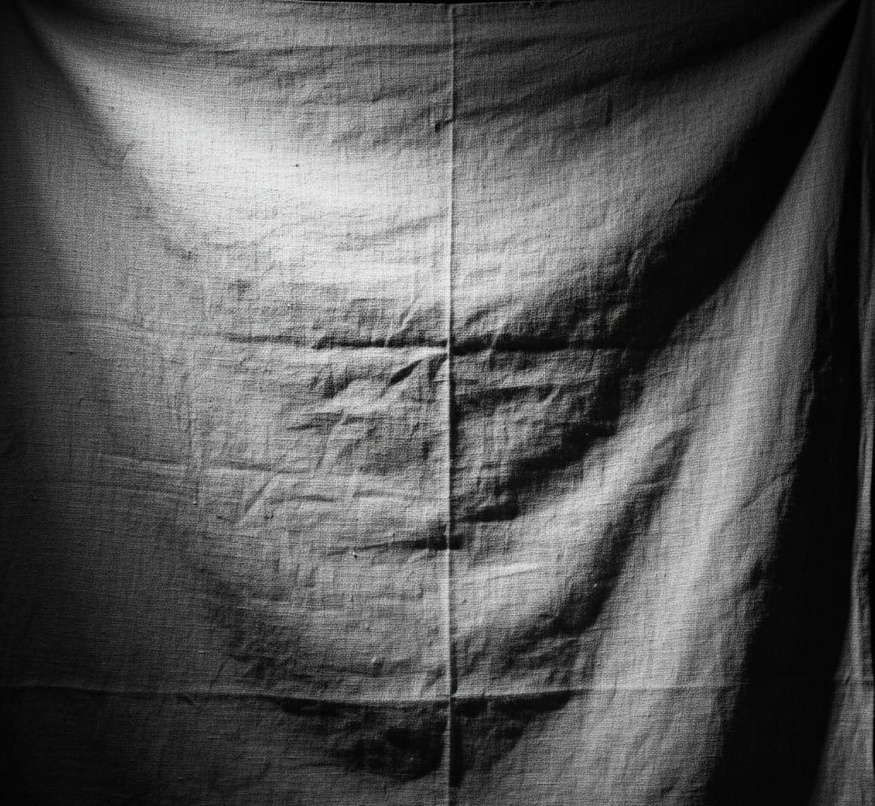
#> input picture images/texture_input.jpeg, 875 x 806 px, shrunk from 1024 x 943 before the run, found by its file name
$ python homomorphic_grayscale.py
#> lines starting #> are read from the running program, lines starting #| are printed output that depends on the picture
"""
homomorphic_grayscale.py
------------------------
Author       : Navyashree N
Description  : Homomorphic Filtering for Illumination-Invariant Texture Recovery
               This script processes a single grayscale image of a textured surface
               and separates the illumination (low frequency) and reflectance (high frequency)
               components using frequency-domain techniques. Manual and FFT implementations are included.
"""

import numpy as np
from PIL import Image
import matplotlib.pyplot as plt

class HomomorphicTextureRecovery:
    """
    Homomorphic filtering for grayscale images.
    Separates illumination (L) and reflectance (R) from an observed image I = R * L.
    Supports manual DFT (educational) and FFT (practical) methods.
    """

    def __init__(self, cutoff_frequency=30, filter_order=2):
        """
        Initialize filter parameters
        :param cutoff_frequency: D0, cutoff for Butterworth filter
        :param filter_order: n, order of Butterworth filter (sharpness)
        """
        self.D0 = cutoff_frequency
        self.n = filter_order

    # ================= Manual DFT (Educational) =================
    def compute_2d_dft_manual(self, image):
        """
        Compute 2D Discrete Fourier Transform manually
        Complexity: O(M^2 N^2), use only for small images
        """
        M, N = image.shape
        F = np.zeros((M, N), dtype=complex)
        for u in range(M):
            for v in range(N):
                sum_val = 0.0 + 0.0j
                for x in range(M):
                    for y in range(N):
                        angle = -2 * np.pi * (u * x / M + v * y / N)
                        sum_val += image[x, y] * np.exp(1j * angle)
                F[u, v] = sum_val
        return F

    def compute_2d_idft_manual(self, F):
        """
        Compute 2D Inverse Discrete Fourier Transform manually
        """
        M, N = F.shape
        image = np.zeros((M, N), dtype=complex)
        for x in range(M):
            for y in range(N):
                sum_val = 0.0 + 0.0j
                for u in range(M):
                    for v in range(N):
                        angle = 2 * np.pi * (u * x / M + v * y / N)
                        sum_val += F[u, v] * np.exp(1j * angle)
                image[x, y] = sum_val
        return image / (M * N)

    # ================= FFT (Practical) =================
    def compute_2d_fft(self, image):
        """Compute 2D FFT using numpy (fast)"""
        return np.fft.fft2(image)

    def compute_2d_ifft(self, F):
        """Compute inverse FFT"""
        return np.fft.ifft2(F)

    # ================= Filter Creation =================
    def create_butterworth_highpass(self, shape):
        """Create Butterworth high-pass filter"""
        rows, cols = shape
        center_row, center_col = rows // 2, cols // 2
        H = np.zeros((rows, cols), dtype=float)
        for u in range(rows):
            for v in range(cols):
                D = np.sqrt((u - center_row) ** 2 + (v - center_col) ** 2)
                if D == 0:
                    D = 1e-10  # Avoid division by zero
                H[u, v] = 1 / (1 + (self.D0 / D) ** (2 * self.n))
        return H

    def create_butterworth_lowpass(self, shape):
        """Create Butterworth low-pass filter"""
        rows, cols = shape
        center_row, center_col = rows // 2, cols // 2
        H = np.zeros((rows, cols), dtype=float)
        for u in range(rows):
            for v in range(cols):
                D = np.sqrt((u - center_row) ** 2 + (v - center_col) ** 2)
                H[u, v] = 1 / (1 + (D / self.D0) ** (2 * self.n))
        return H

    # ================= Main Processing =================
    def process_grayscale_image(self, image_path, use_manual_dft=False):
        """
        Complete pipeline:
        1. Logarithmic transform
        2. Fourier transform
        3. Apply high-pass and low-pass filters
        4. Inverse transform
        5. Exponential recovery
        """
#> called with image_path = 'images/texture_input.jpeg', use_manual_dft = False
        img = Image.open(image_path).convert('L')
        I = np.array(img, dtype=float) / 255.0  # Normalize

        epsilon = 1e-6
        log_I = np.log(I + epsilon)  # Step 1: Log transform
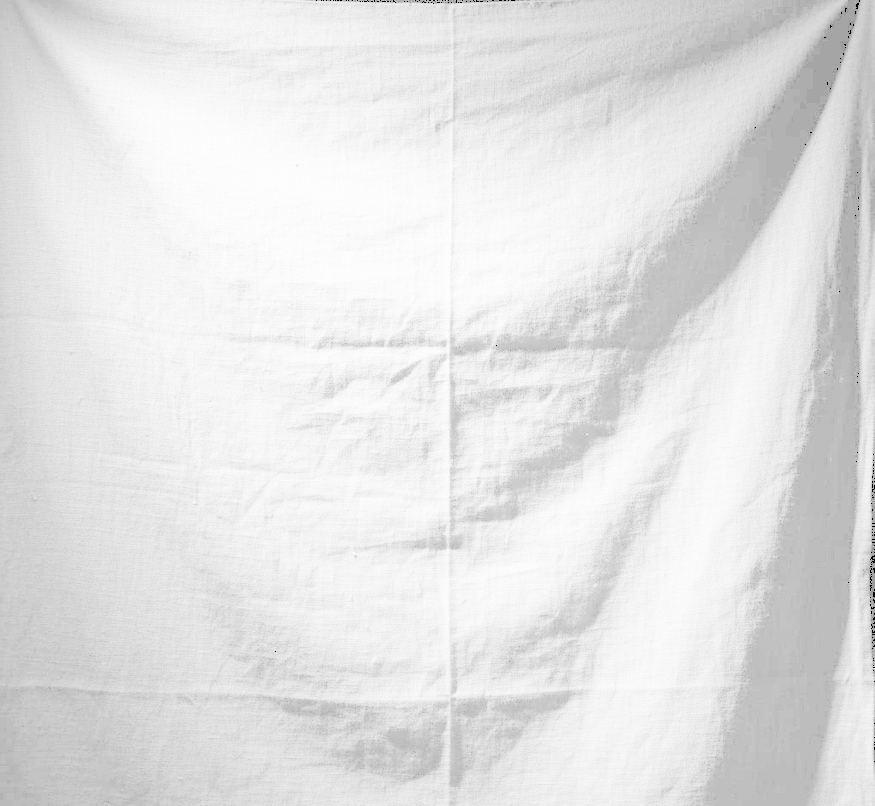
#> log_I: shape (806, 875) float64; min -13.82, max -0.0359, mean -1.5; drawn with min black and max white

        # Step 2: Fourier Transform
        if use_manual_dft and I.shape[0] <= 64 and I.shape[1] <= 64:
            F = self.compute_2d_dft_manual(log_I)
        else:
            F = self.compute_2d_fft(log_I)
        F_shifted = np.fft.fftshift(F)

        # Step 3: Apply filters
        H_high = self.create_butterworth_highpass(log_I.shape)
        H_low = self.create_butterworth_lowpass(log_I.shape)

        F_high = F_shifted * H_high  # Reflectance
        F_low = F_shifted * H_low    # Illumination

        # Step 4: Inverse transform
        F_high = np.fft.ifftshift(F_high)
        F_low = np.fft.ifftshift(F_low)

        if use_manual_dft and I.shape[0] <= 64 and I.shape[1] <= 64:
            log_R = np.real(self.compute_2d_idft_manual(F_high))
            log_L = np.real(self.compute_2d_idft_manual(F_low))
        else:
            log_R = np.real(self.compute_2d_ifft(F_high))
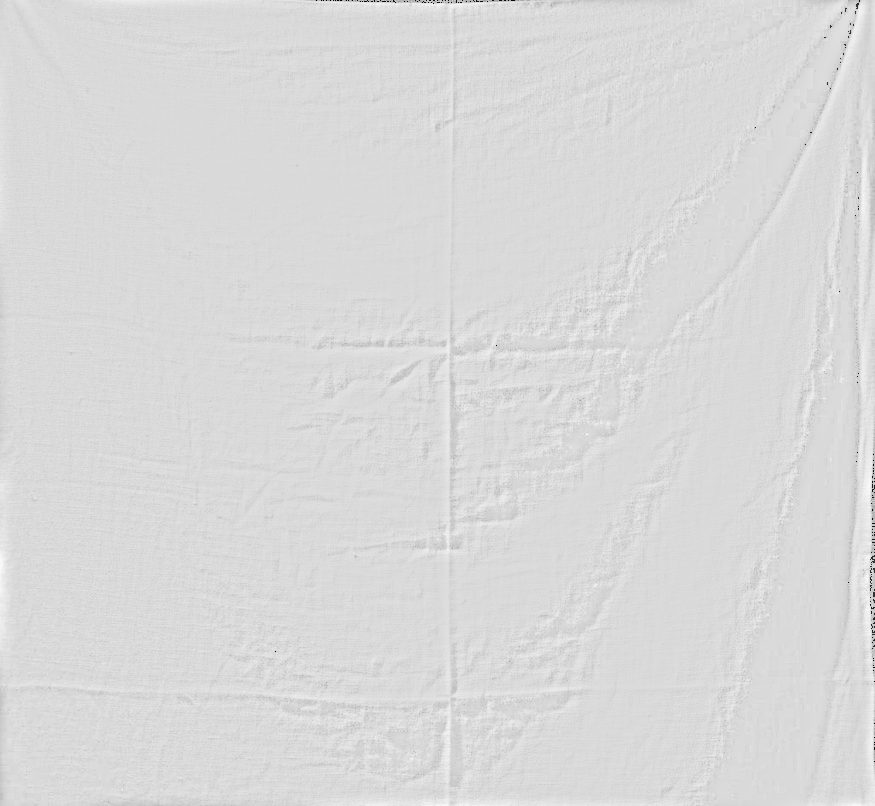
#> log_R: shape (806, 875) float64; min -12.14, max 2.09, mean 0; drawn with min black and max white
            log_L = np.real(self.compute_2d_ifft(F_low))
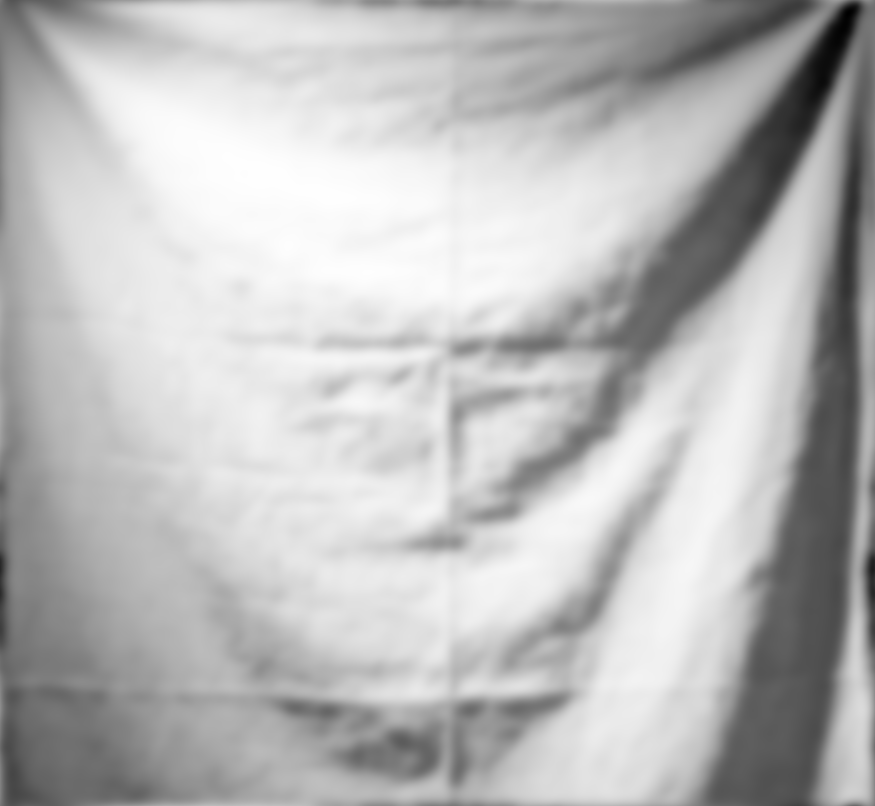
#> log_L: shape (806, 875) float64; min -5.25, max -0.121, mean -1.5; drawn with min black and max white

        # Step 5: Exponential recovery
        R = np.exp(log_R)
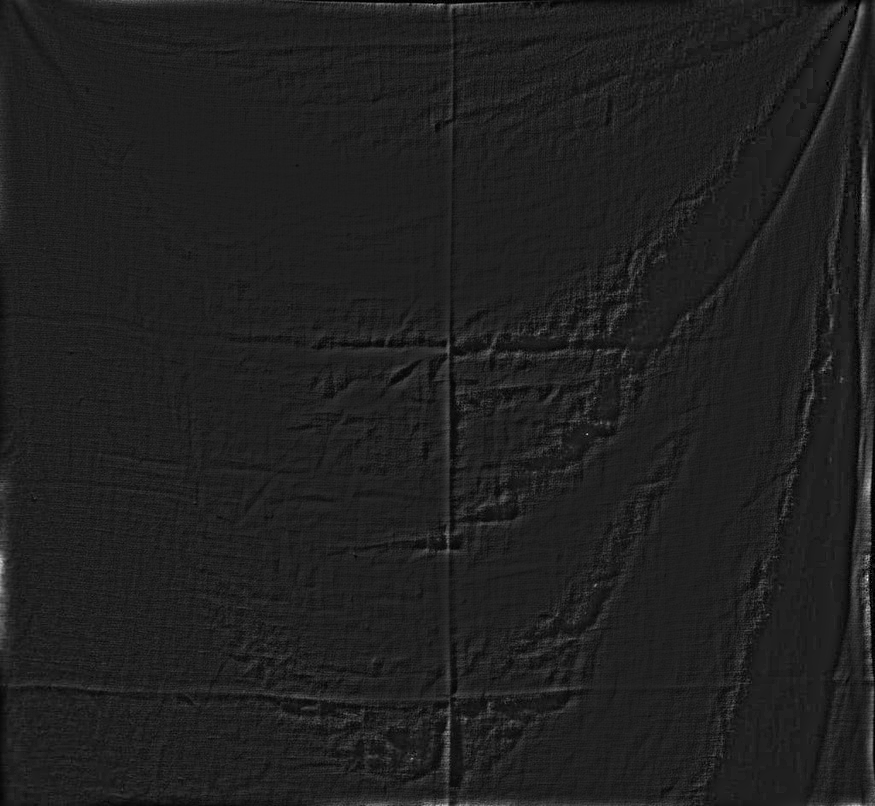
#> R: shape (806, 875) float64; min 5.34e-06, max 8.1, mean 1.04; drawn with min black and max white
        L = np.exp(log_L)

        # Normalize for visualization
        R = (R - R.min()) / (R.max() - R.min() + epsilon)
        L = (L - L.min()) / (L.max() - L.min() + epsilon)
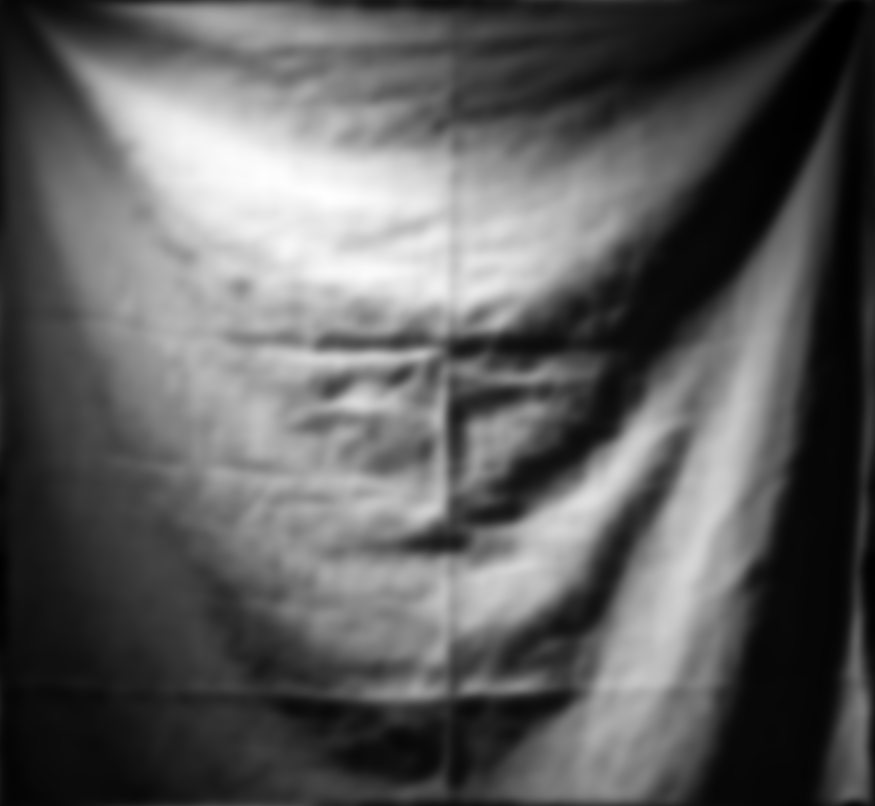
#> L: shape (806, 875) float64; min 0, max 1, mean 0.369

        return R, L

    # ================= Visualization =================
    def visualize_results(self, image_path, R, L):
        """Visualize original, log domain, frequency spectrum, illumination, reflectance, and verification"""
#> called with image_path = 'images/texture_input.jpeg'
        img = Image.open(image_path).convert('L')
        I = np.array(img) / 255.0

        fig = plt.figure(figsize=(18, 12))

        # Original
        plt.subplot(2, 3, 1)
        plt.imshow(I, cmap='gray')
        plt.title('Original Image I(x,y)')
        plt.axis('off')

        # Log domain
        plt.subplot(2, 3, 2)
        plt.imshow(np.log(I + 1e-6), cmap='gray')
        plt.title('Log Domain')
        plt.axis('off')

        # Frequency spectrum
        plt.subplot(2, 3, 3)
        F = np.fft.fftshift(np.fft.fft2(np.log(I + 1e-6)))
        plt.imshow(np.log(np.abs(F) + 1), cmap='hot')
        plt.title('Frequency Spectrum')
        plt.axis('off')

        # Illumination
        plt.subplot(2, 3, 4)
        plt.imshow(L, cmap='gray')
        plt.title('Estimated Illumination L̂(x,y)')
        plt.axis('off')

        # Reflectance
        plt.subplot(2, 3, 5)
        plt.imshow(R, cmap='gray')
        plt.title('Recovered Texture R̂(x,y)')
        plt.axis('off')

        # Verification
        plt.subplot(2, 3, 6)
        plt.imshow(R * L, cmap='gray')
        plt.title('Verification: R̂ × L̂')
        plt.axis('off')

        plt.tight_layout()
        plt.savefig('images/output/reflectance_vs_illumination.png', dpi=300)
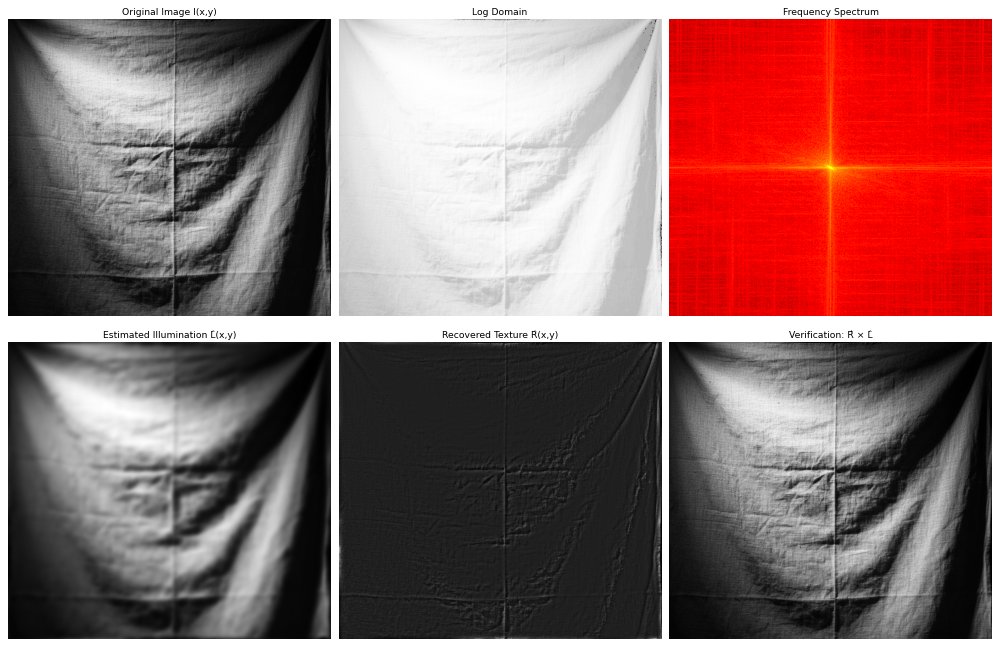
#> figure drawn by matplotlib, 6 panels
        plt.show()

# ================= Demonstration =================
if __name__ == "__main__":
    processor = HomomorphicTextureRecovery(cutoff_frequency=30, filter_order=2)
    image_path = 'images/texture_input.jpeg'
    R, L = processor.process_grayscale_image(image_path)
    processor.visualize_results(image_path, R, L)
    print("✅ Grayscale texture recovery complete!")
